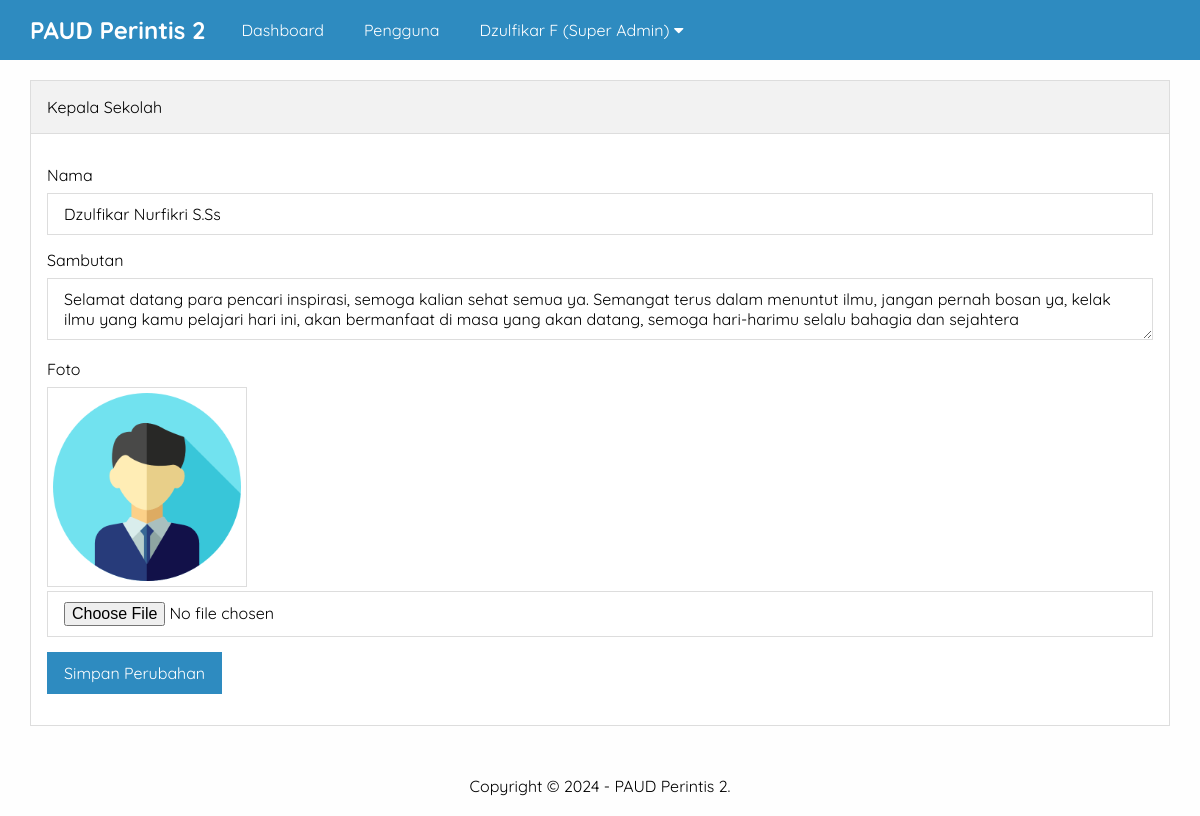
The app's page /sekolah/admin/kepala-sekolah.php (signed in) with its own data.
### tables this page shows
CREATE TABLE `pengaturan` (
  `id` int(11) NOT NULL,
  `nama` varchar(50) NOT NULL,
  `email` varchar(50) NOT NULL,
  `telepon` varchar(20) NOT NULL,
  `alamat` text NOT NULL,
  `logo` varchar(50) NOT NULL,
  `favicon` varchar(50) NOT NULL,
  `tentang_sekolah` text NOT NULL,
  `foto_sekolah` varchar(50) NOT NULL,
  `google_maps` text NOT NULL,
  `nama_kepsek` varchar(50) NOT NULL,
  `foto_kepsek` varchar(50) NOT NULL,
  `sambutan_kepsek` text NOT NULL,
  `created_at` timestamp NOT NULL DEFAULT current_timestamp(),
  `updated_at` datetime DEFAULT NULL
);

### sekolah/admin/kepala-sekolah.php (the view, shortened to what this page needs)
<?php include 'header.php' ?>
		<div class="content">
			<div class="container">
				<div class="box">
					<div class="box-header">
						Kepala Sekolah
					</div>
					<div class="box-body">
						<form action="" method="POST" enctype="multipart/form-data">
							<div class="form-group">
								<label>Nama</label>
								<input type="text" name="nama" class="input-control" placeholder="Nama Kepala Sekolah" value="<?= $d->nama_kepsek ?>" required>
							</div>
							<div class="form-group">
								<label>Sambutan</label>
								<textarea name="sambutan" class="input-control" placeholder="Sambutan Kepala Sekolah" id="keterangan"><?= $d->sambutan_kepsek ?></textarea>
							</div>
							<div class="form-group">
								<label>Foto</label>
								<img src="../uploads/identitas/<?= $d->foto_kepsek ?>" width="200px" class="image">
								<input type="file" name="foto_baru" class="input-control">
							</div>
							<input type="submit" name="submit" value="Simpan Perubahan" class="btn btn-blue">
						</form>
					</div>
				</div>
			</div>
		</div>
<?php include 'footer.php' ?>

### sekolah/admin/header.php (shortened to what this page needs)
<?php
	include '../koneksi.php';
	$identitas = mysqli_query($conn, "SELECT * FROM pengaturan ORDER BY id DESC LIMIT 1");
	$d = mysqli_fetch_object($identitas);
?>
<!DOCTYPE html>
<html>
	<head>
		<link rel="stylesheet" type="text/css" href="../assets/css/style.css">
		<link rel="stylesheet" href="https://cdnjs.cloudflare.com/ajax/libs/font-awesome/5.15.3/css/all.min.css" />
	</head>
	<body class="bg-light">
		<div class="navbar">
			<div class="container">
				<h2 class="nav-brand float-left"><a href="index.php"><?= $d->nama ?></a></h2>
				<ul class="nav-menu float-left">
					<li><a href="index.php">Dashboard</a></li>
					<?php if($_SESSION['ulevel'] == 'Super Admin'){ ?>
						<li><a href="pengguna.php">Pengguna</a></li>
					<?php } ?>
					<li>
						<a href="#"><?= $_SESSION['uname'] ?> (<?= $_SESSION['ulevel'] ?>) <i class="fa fa-caret-down"></i></a>
					</li>
				</ul>
			</div>
		</div>

### sekolah/admin/footer.php
		<div class="footer">
			<div class="container text-center">
    		Copyright &copy; <?= date('Y') ?> - <?= $d->nama ?>.
			</div>
		</div>
	</body>
</html>

### sekolah/assets/css/style.css (style rules this page uses)
* { margin:0; padding:0; font-family: 'Quicksand', sans-serif; box-sizing: border-box; }
a { text-decoration: none; }
.float-left { float:left; }
.container { width: 1140px; margin:0 auto; }
.container::after { content: ""; display: block; clear: both; }
.bg-light { background-color: #fefefe; }
.box { border:1px solid #ddd; background-color: #fff; }
.box-header { padding:16px; border-bottom:1px solid #ddd; background-color: #f2f2f2; }
.box-body { padding:16px; }
form { margin:15px 0; }
.form-group { margin-bottom: 15px; }
.form-group label { display: block; margin-bottom: 8px; }
.form-group .input-control { padding:10px 16px; width: 100%; font-size: 16px; border:1px solid #ddd; }
.btn { border:1px solid #ddd; padding:10px 16px; font-size: 16px; }
.btn-blue { background-color: #2E8BC0; color: #fff; border:1px solid #2E8BC0; }
.text-center { text-align: center !important; }
.navbar { height: 60px; width: 100%; background-color: #2E8BC0; position: fixed; top: 0; z-index: 1000; }
.navbar a { color: #fff; }
.nav-brand { display: inline-block; padding:15px 0; margin-right: 16px; }
.nav-menu { display: flex; list-style: none; }
.nav-menu li a { padding:20px; display: inline-block; }
.content { padding:80px 0 30px 0; }
.footer { padding:20px 0; }
.image { border:1px solid #ddd; padding:5px; }

### records on screen
pengaturan: nama "PAUD Perintis 2", nama "Dzulfikar Nurfikri S.Ss", sambutan "Selamat datang para pencari inspirasi, semoga kalian sehat semua ya. Semangat terus dalam menuntut ilmu, jangan pernah bosan ya, kelak ilmu yang kamu pelajari hari ini, akan bermanfaat di masa yang akan datang, semoga hari-harimu selalu bahagia dan sejahtera", foto_kepsek (picture)

### other values on screen
$_SESSION['uname'] "Dzulfikar F"
$_SESSION['ulevel'] "Super Admin"
